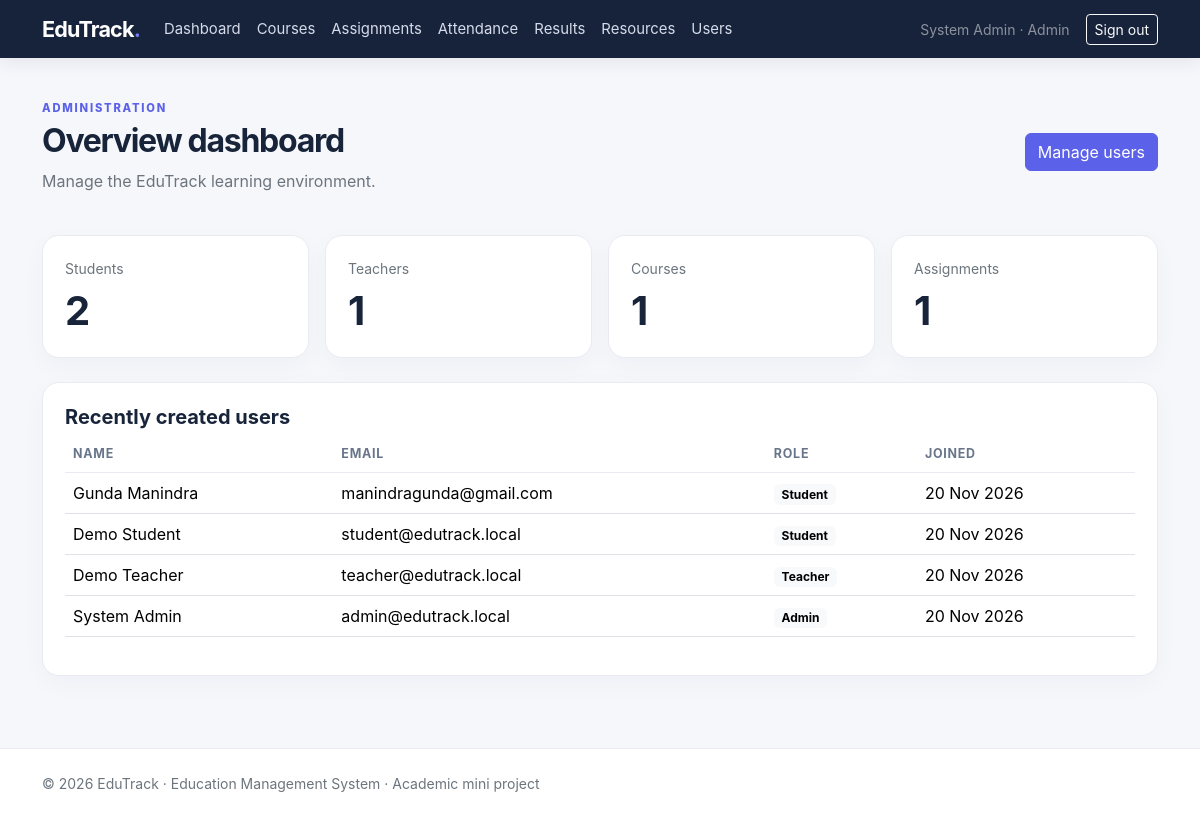
The page /dashboard (signed in) on the database its author committed.
### models.py (models this page shows)
class User(UserMixin, db.Model):
    id = db.Column(db.Integer, primary_key=True)
    name = db.Column(db.String(100), nullable=False)
    email = db.Column(db.String(120), unique=True, nullable=False, index=True)
    password_hash = db.Column(db.String(255), nullable=False)
    role = db.Column(db.String(20), nullable=False, default="student")
    created_at = db.Column(db.DateTime, default=datetime.utcnow)

### app.py (the view, shortened to what this page needs)
@app.route("/dashboard")
@login_required
def dashboard():
    if current_user.role == "admin":
        stats = {
            "students": User.query.filter_by(role="student").count(),
            "teachers": User.query.filter_by(role="teacher").count(),
            "courses": Course.query.count(),
            "assignments": Assignment.query.count()
        }
        return render_template("dashboard_admin.html", stats=stats,
                               users=User.query.order_by(User.created_at.desc()).limit(6).all())

### app.py (called while the page is built)
@login_manager.user_loader
def load_user(user_id):
    return db.session.get(User, int(user_id))

@app.context_processor
def inject_today():
    return {"today": date.today()}

### templates/dashboard_admin.html
{% extends "base.html" %}{% block title %}Admin dashboard{% endblock %}{% block content %}
<div class="page-heading"><div><span class="eyebrow">ADMINISTRATION</span><h2 class="fw-bold mt-1">Overview dashboard</h2><p class="text-secondary">Manage the EduTrack learning environment.</p></div><a class="btn btn-accent" href="{{ url_for('users') }}">Manage users</a></div>
<div class="row g-3 mb-4">{% for label,value in [('Students',stats.students),('Teachers',stats.teachers),('Courses',stats.courses),('Assignments',stats.assignments)] %}<div class="col-6 col-lg-3"><div class="stat-card"><div class="text-secondary small">{{ label }}</div><div class="display-6 fw-bold">{{ value }}</div></div></div>{% endfor %}</div>
<div class="content-card"><h5 class="fw-bold">Recently created users</h5><div class="table-responsive"><table class="table align-middle"><thead><tr><th>Name</th><th>Email</th><th>Role</th><th>Joined</th></tr></thead><tbody>{% for u in users %}<tr><td>{{ u.name }}</td><td>{{ u.email }}</td><td><span class="badge text-bg-light">{{ u.role|title }}</span></td><td>{{ u.created_at.strftime('%d %b %Y') }}</td></tr>{% else %}<tr><td colspan="4" class="text-secondary">No users yet.</td></tr>{% endfor %}</tbody></table></div></div>
{% endblock %}

### templates/base.html (shortened to what this page needs)
<!doctype html>
<html lang="en">
<head>
  <link href="https://cdn.jsdelivr.net/npm/bootstrap@5.3.3/dist/css/bootstrap.min.css" rel="stylesheet">
  <link href="{{ url_for('static', filename='css/style.css') }}" rel="stylesheet">
</head>
<body>
<nav class="navbar navbar-expand-lg navbar-dark nav-main">
  <div class="container">
    <a class="navbar-brand fw-bold" href="{{ url_for('index') }}">EduTrack<span class="brand-dot">.</span></a>
    <div class="collapse navbar-collapse" id="nav">
      <ul class="navbar-nav me-auto">
      {% if current_user.is_authenticated %}
        <li class="nav-item"><a class="nav-link" href="{{ url_for('dashboard') }}">Dashboard</a></li>
        <li class="nav-item"><a class="nav-link" href="{{ url_for('courses') }}">Courses</a></li>
        <li class="nav-item"><a class="nav-link" href="{{ url_for('assignments') }}">Assignments</a></li>
        {% if current_user.role in ['teacher','admin'] %}
        <li class="nav-item"><a class="nav-link" href="{{ url_for('attendance') }}">Attendance</a></li>
        {% endif %}
        <li class="nav-item"><a class="nav-link" href="{{ url_for('results') }}">Results</a></li>
        <li class="nav-item"><a class="nav-link" href="{{ url_for('resources') }}">Resources</a></li>
        {% if current_user.role == 'admin' %}<li class="nav-item"><a class="nav-link" href="{{ url_for('users') }}">Users</a></li>{% endif %}
      {% endif %}
      </ul>
      <div class="d-flex align-items-center gap-3">
      {% if current_user.is_authenticated %}
        <span class="text-white-50 small">{{ current_user.name }} · {{ current_user.role|title }}</span>
        <a class="btn btn-sm btn-outline-light" href="{{ url_for('logout') }}">Sign out</a>
      {% else %}
        <a class="btn btn-sm btn-outline-light" href="{{ url_for('login') }}">Sign in</a>
        <a class="btn btn-sm btn-accent" href="{{ url_for('register') }}">Create account</a>
      {% endif %}
      </div>
    </div>
  </div>
</nav>
<main class="container py-4">
  {% block content %}{% endblock %}
</main>
<footer class="footer mt-5 py-4"><div class="container small text-secondary">© {{ today.year }} EduTrack · Education Management System · Academic mini project</div></footer>
</body></html>

### static/css/style.css (style rules this page uses)
:root { --ink:#18243a;--muted:#68758a;--accent:#5b61e8;--accent-dark:#464bd0;--line:#e8ebf2;--surface:#fff }
body { background:#f6f7fb;color:var(--ink);font-family:Inter,ui-sans-serif,system-ui,-apple-system,"Segoe UI",sans-serif }
.nav-main { background:#17233b;box-shadow:0 3px 18px #14213a18 }
.navbar-brand { font-size:1.35rem;letter-spacing:-.04em }
.brand-dot,.accent-text { color:#777cf5 }
.nav-link { color:#d5dbea!important;font-size:.93rem }
.btn-accent { background:var(--accent);border-color:var(--accent);color:#fff }
.eyebrow { font-size:.7rem;letter-spacing:.16em;font-weight:800;color:var(--accent) }
.feature-card,.content-card,.stat-card { background:var(--surface);border:1px solid var(--line);border-radius:17px;padding:22px;box-shadow:0 8px 26px #18243a08 }
.page-heading { display:flex;justify-content:space-between;align-items:center;gap:20px;margin:12px 0 26px }
.page-heading h2 { letter-spacing:-.04em }
.stat-card { padding:22px }
.stat-card .display-6 { margin-top:8px }
.table { --bs-table-bg:transparent }
.table thead th { color:var(--muted);font-size:.78rem;text-transform:uppercase;letter-spacing:.06em;border-bottom-color:var(--line) }
.footer { border-top:1px solid var(--line);background:#fff }

### rows shown on the page
User: name "System Admin", role "Admin", email "admin@edutrack.local", created_at "20 Nov 2026"
User: name "Gunda Manindra", email "manindragunda@gmail.com", role "Student", created_at "20 Nov 2026"
User: name "Demo Student", email "student@edutrack.local", role "Student", created_at "20 Nov 2026"
User: name "Demo Teacher", email "teacher@edutrack.local", role "Teacher", created_at "20 Nov 2026"

### other values the page prints
{{ label }} "Students" "Teachers" "Courses" "Assignments"
{{ value }} "2" "1" "1" "1"
